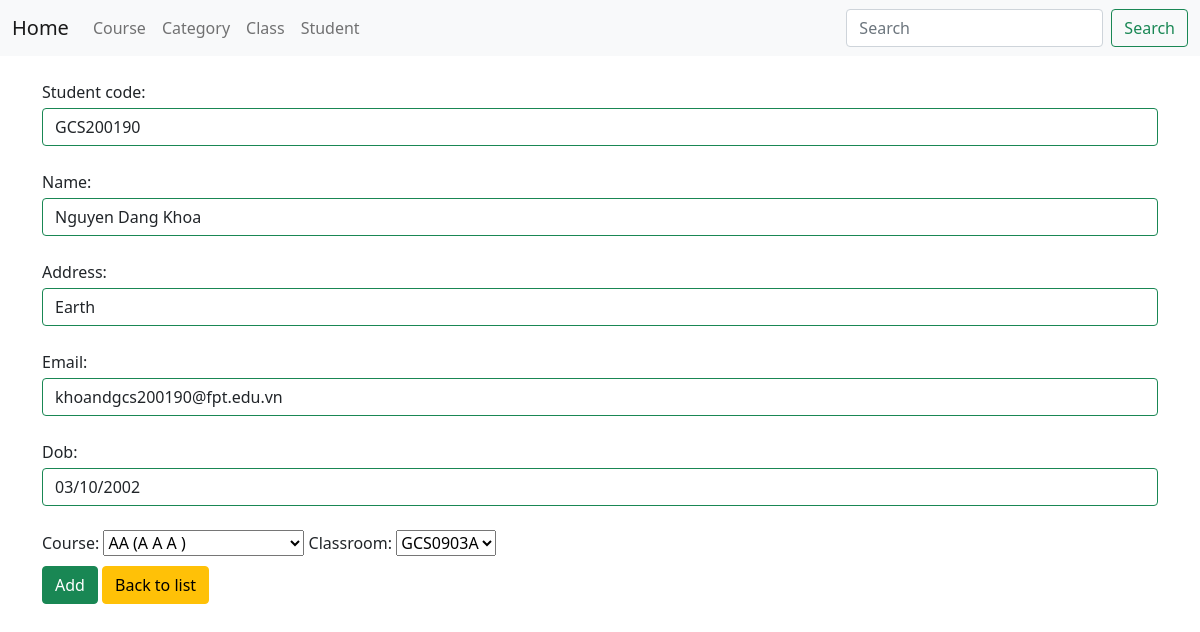
Screenshot of /student/student/edit/1 with the database file from the repository.
### student/models.py (models this page shows, shortened)
class Student(models.Model):
    student_code = models.CharField(max_length=10)
    name = models.CharField(max_length=30)
    address = models.TextField(max_length=30)
    email = models.EmailField(max_length=30)
    dob = models.CharField(max_length=11)
    course = models.ForeignKey(Course, on_delete=models.CASCADE)
    classroom = models.ForeignKey(ClassRoom, on_delete=models.CASCADE)

### course/models.py (models this page shows)
class ClassRoom(models.Model):
    name = models.CharField(max_length=50)
    category = models.ForeignKey(Category, on_delete=models.CASCADE)
    def __str__(self):
        return self.name

### student/views.py (the view, shortened to what this page needs)
# urls.py: path("student/edit/<int:id>", views.student_edit),
def student_edit(request, id):
    student = Student.objects.get(id=id)
    form = StudentForm(request.POST or None, instance=student)
    context = {"form": form}
    return render(request, "student/student/student_add.html", context)

### course/models.py (called while the page is built)
    def __str__(self):
        return self.code + " (" + self.name_en + ")"

### student/templates/student/student/student_add.html (shortened to what this page needs)
{% extends 'base.html' %}
{% block content %}
<form method="POST">
    {{form}}
    <div style="margin-top: 10px">
        <button class="btn btn-success" type="submit">Add</button>
        <a class="btn btn-warning" href="back_to_studentlist">Back to list</a>
    </div>
</form>
{% endblock content %}

### rows the page displays
Student: student_code "GCS200190", name "Nguyen Dang Khoa", address "Earth", email "khoandgcs200190@fpt.edu.vn", dob "03/10/2002", course "AA (A A A )", classroom "GCS0903A"
